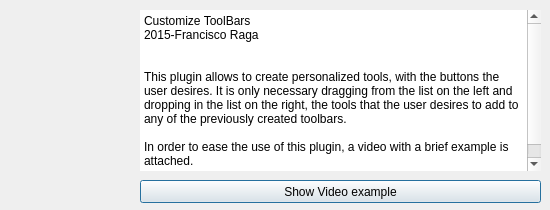
<?xml version="1.0" encoding="UTF-8"?>
<ui version="4.0">
 <class>About</class>
 <widget class="QDialog" name="About">
  <property name="geometry">
   <rect>
    <x>0</x>
    <y>0</y>
    <width>550</width>
    <height>210</height>
   </rect>
  </property>
  <property name="minimumSize">
   <size>
    <width>550</width>
    <height>210</height>
   </size>
  </property>
  <property name="maximumSize">
   <size>
    <width>550</width>
    <height>210</height>
   </size>
  </property>
  <property name="windowTitle">
   <string>About</string>
  </property>
  <property name="windowIcon">
   <iconset resource="resources.qrc">
    <normaloff>:/img/images/info.png</normaloff>:/img/images/info.png</iconset>
  </property>
  <widget class="QLabel" name="label">
   <property name="geometry">
    <rect>
     <x>20</x>
     <y>20</y>
     <width>91</width>
     <height>91</height>
    </rect>
   </property>
   <property name="text">
    <string/>
   </property>
   <property name="pixmap">
    <pixmap resource="resources.qrc">:/img/images/icon.png</pixmap>
   </property>
   <property name="scaledContents">
    <bool>true</bool>
   </property>
  </widget>
  <widget class="QPlainTextEdit" name="plainTextEdit">
   <property name="enabled">
    <bool>true</bool>
   </property>
   <property name="geometry">
    <rect>
     <x>140</x>
     <y>10</y>
     <width>401</width>
     <height>161</height>
    </rect>
   </property>
   <property name="layoutDirection">
    <enum>Qt::LeftToRight</enum>
   </property>
   <property name="frameShape">
    <enum>QFrame::NoFrame</enum>
   </property>
   <property name="frameShadow">
    <enum>QFrame::Raised</enum>
   </property>
   <property name="plainText">
    <string>Customize ToolBars
2015-Francisco Raga


This plugin allows to create personalized tools, with the buttons the user desires. It is only necessary dragging from the list on the left and dropping in the list on the right, the tools that the user desires to add to any of the previously created toolbars.

In order to ease the use of this plugin, a video with a brief example is attached.</string>
   </property>
   <property name="textInteractionFlags">
    <set>Qt::NoTextInteraction</set>
   </property>
   <property name="backgroundVisible">
    <bool>false</bool>
   </property>
   <property name="centerOnScroll">
    <bool>false</bool>
   </property>
  </widget>
  <widget class="QPushButton" name="pushButton_2">
   <property name="geometry">
    <rect>
     <x>140</x>
     <y>180</y>
     <width>401</width>
     <height>23</height>
    </rect>
   </property>
   <property name="cursor">
    <cursorShape>PointingHandCursor</cursorShape>
   </property>
   <property name="text">
    <string>Show Video example</string>
   </property>
  </widget>
 </widget>
 <resources>
  <include location="resources.qrc"/>
 </resources>
 <connections>
  <connection>
   <sender>pushButton_2</sender>
   <signal>clicked()</signal>
   <receiver>About</receiver>
   <slot>ShowVideo()</slot>
   <hints>
    <hint type="sourcelabel">
     <x>291</x>
     <y>209</y>
    </hint>
    <hint type="destinationlabel">
     <x>102</x>
     <y>182</y>
    </hint>
   </hints>
  </connection>
 </connections>
 <slots>
  <slot>ShowVideo()</slot>
 </slots>
</ui>
